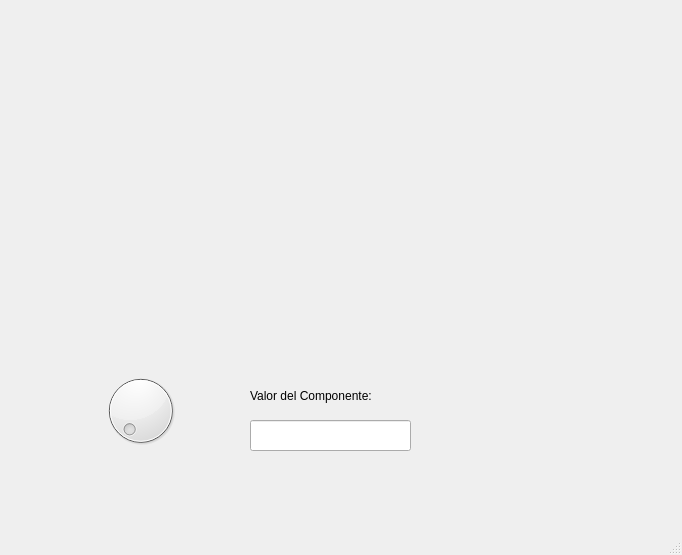
<?xml version="1.0" encoding="UTF-8"?>
<ui version="4.0">
 <class>MainWindow</class>
 <widget class="QMainWindow" name="MainWindow">
  <property name="geometry">
   <rect>
    <x>0</x>
    <y>0</y>
    <width>682</width>
    <height>555</height>
   </rect>
  </property>
  <property name="windowTitle">
   <string>MainWindow</string>
  </property>
  <widget class="QWidget" name="centralwidget">
   <widget class="QLabel" name="label">
    <property name="geometry">
     <rect>
      <x>540</x>
      <y>390</y>
      <width>141</width>
      <height>121</height>
     </rect>
    </property>
    <property name="text">
     <string/>
    </property>
    <property name="pixmap">
     <pixmap resource="../Archivos/Recursos.qrc">:/Logos/logo equipo 3.jpg</pixmap>
    </property>
    <property name="scaledContents">
     <bool>true</bool>
    </property>
   </widget>
   <widget class="QLabel" name="label_2">
    <property name="geometry">
     <rect>
      <x>10</x>
      <y>10</y>
      <width>151</width>
      <height>121</height>
     </rect>
    </property>
    <property name="styleSheet">
     <string notr="true"/>
    </property>
    <property name="text">
     <string/>
    </property>
    <property name="pixmap">
     <pixmap resource="../Archivos/Recursos.qrc">:/Logos/Logo UAT.png</pixmap>
    </property>
    <property name="scaledContents">
     <bool>true</bool>
    </property>
   </widget>
   <widget class="QLabel" name="label_3">
    <property name="geometry">
     <rect>
      <x>530</x>
      <y>0</y>
      <width>151</width>
      <height>111</height>
     </rect>
    </property>
    <property name="styleSheet">
     <string notr="true">background-image: url(:/Logos/993966.png);</string>
    </property>
    <property name="text">
     <string/>
    </property>
    <property name="pixmap">
     <pixmap resource="../Archivos/Recursos.qrc">:/Logos/logo facultad de ingenieria uat.png</pixmap>
    </property>
    <property name="scaledContents">
     <bool>true</bool>
    </property>
   </widget>
   <widget class="QLabel" name="imagen">
    <property name="geometry">
     <rect>
      <x>200</x>
      <y>130</y>
      <width>291</width>
      <height>221</height>
     </rect>
    </property>
    <property name="styleSheet">
     <string notr="true"/>
    </property>
    <property name="text">
     <string/>
    </property>
    <property name="pixmap">
     <pixmap resource="../Archivos/Recursos.qrc">:/Logos/01.jpeg</pixmap>
    </property>
    <property name="scaledContents">
     <bool>true</bool>
    </property>
   </widget>
   <widget class="QLabel" name="label_5">
    <property name="geometry">
     <rect>
      <x>250</x>
      <y>380</y>
      <width>121</width>
      <height>31</height>
     </rect>
    </property>
    <property name="text">
     <string>Valor del Componente:</string>
    </property>
   </widget>
   <widget class="QLineEdit" name="txt_nombre_imagen">
    <property name="geometry">
     <rect>
      <x>250</x>
      <y>420</y>
      <width>161</width>
      <height>31</height>
     </rect>
    </property>
   </widget>
   <widget class="QDial" name="selectorimagen">
    <property name="geometry">
     <rect>
      <x>100</x>
      <y>370</y>
      <width>81</width>
      <height>81</height>
     </rect>
    </property>
   </widget>
  </widget>
  <widget class="QMenuBar" name="menubar">
   <property name="geometry">
    <rect>
     <x>0</x>
     <y>0</y>
     <width>682</width>
     <height>21</height>
    </rect>
   </property>
  </widget>
  <widget class="QStatusBar" name="statusbar"/>
 </widget>
 <resources>
  <include location="../Archivos/Recursos.qrc"/>
 </resources>
 <connections/>
</ui>
